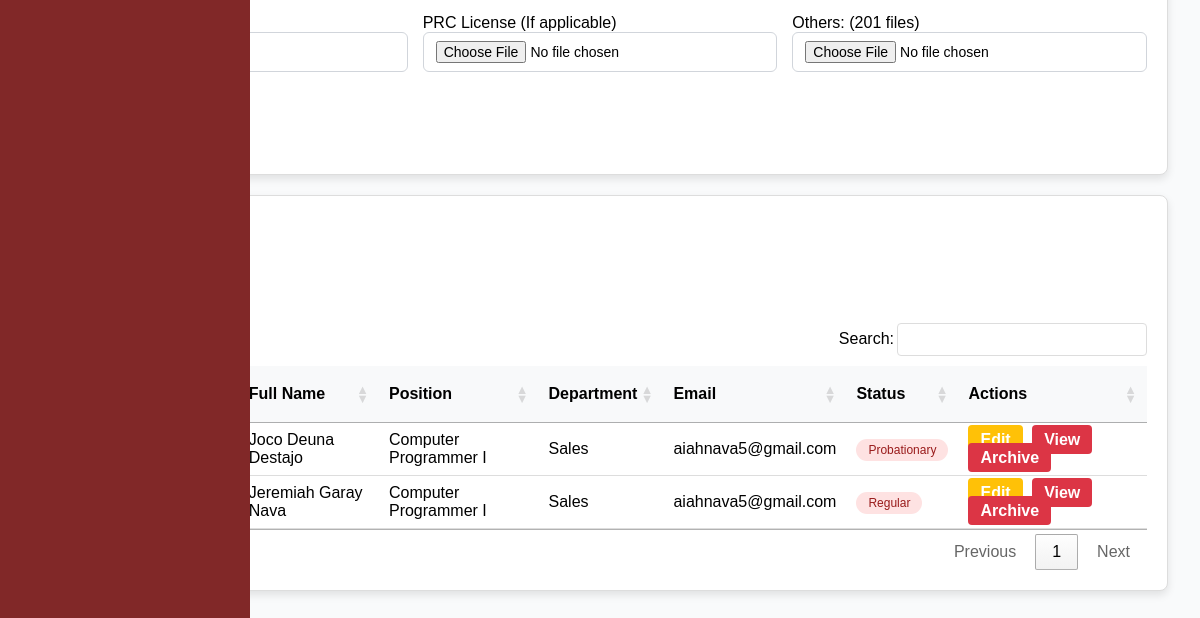
The app's page /admin/employees.php (signed in, lower part), older data.
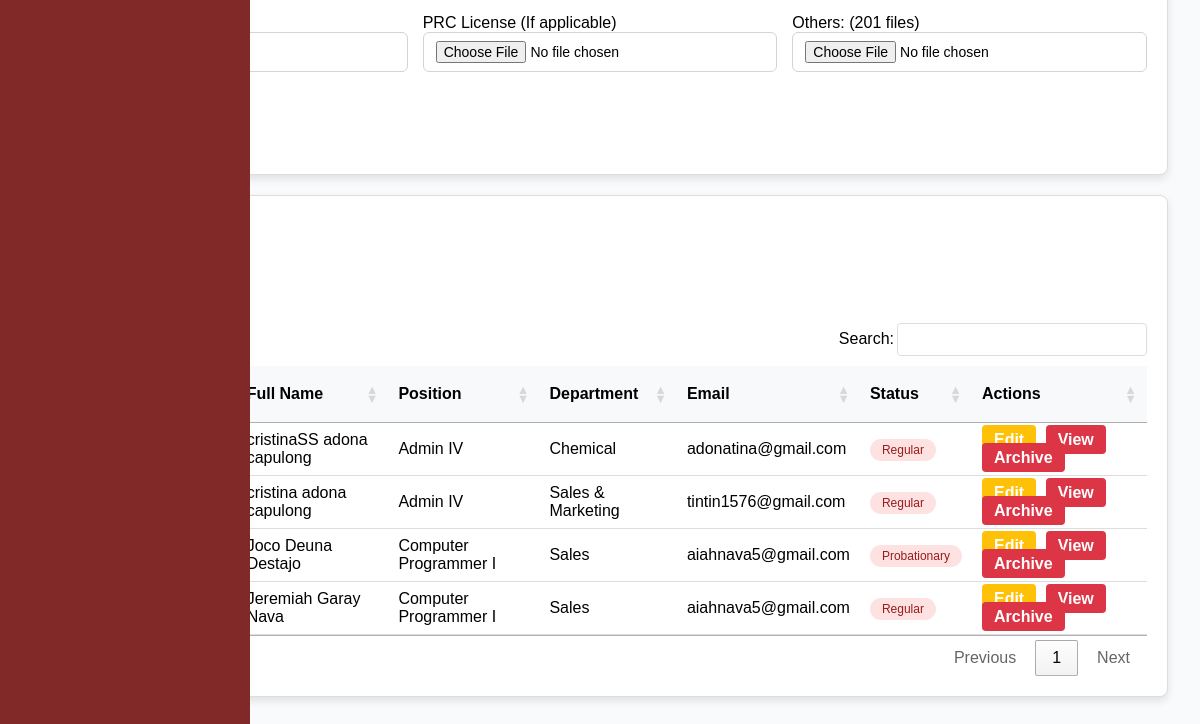
The same page, newer data.
### tables this page shows
CREATE TABLE `employees` (
  `id` int(11) NOT NULL,
  `last_name` varchar(255) NOT NULL,
  `first_name` varchar(255) NOT NULL,
  `middle_name` varchar(255) NOT NULL,
  `suffix` varchar(255) NOT NULL,
  `gender` varchar(32) NOT NULL,
  `email` varchar(100) NOT NULL,
  `position` varchar(255) NOT NULL,
  `hire_date` date NOT NULL,
  `department` varchar(255) NOT NULL,
  `employment_status` varchar(255) NOT NULL,
  `employee_id` int(20) NOT NULL,
  `user_type` int(11) NOT NULL DEFAULT 2 COMMENT '1=admin, 2=staff, 3=super admin',
  `password` varchar(255) NOT NULL,
  `e_status` int(11) NOT NULL DEFAULT 1,
  `date_of_birth` date DEFAULT NULL,
  `age` varchar(32) NOT NULL,
  `contact_number` varchar(20) DEFAULT NULL,
  `perma_address` text DEFAULT NULL,
  `civil_status` varchar(10) DEFAULT NULL,
  `sss_number` varchar(15) DEFAULT NULL,
  `philhealth_number` varchar(15) DEFAULT NULL,
  `pagibig_number` varchar(15) DEFAULT NULL,
  `tin_number` varchar(15) DEFAULT NULL,
  `emergency_contact_name` varchar(50) DEFAULT NULL,
  `emergency_contact_number` varchar(15) DEFAULT NULL,
  `educational_background` enum('Technical-Vocational Program graduate','College graduate','Master''s degree graduate','Doctorate degree graduate') DEFAULT NULL,
  `skills` text DEFAULT NULL,
  `username` varchar(255) NOT NULL,
  `sick_leave` int(11) NOT NULL DEFAULT 0,
  `vacation_leave` int(11) NOT NULL DEFAULT 0,
  `maternity_leave` int(11) NOT NULL DEFAULT 0,
  `paternity_leave` int(11) NOT NULL DEFAULT 0,
  `medical` longblob DEFAULT NULL,
  `tor` longblob DEFAULT NULL,
  `nbi_clearance` longblob DEFAULT NULL,
  `resume` longblob DEFAULT NULL,
  `prc` longblob DEFAULT NULL,
  `others` longblob DEFAULT NULL,
  `is_archived` tinyint(1) DEFAULT 0
);

### admin/employees.php (the view, shortened to what the changed rows need)
<?php
    $conn = mysqli_connect('localhost', 'root', '', 'esetech');
    $sql = "SELECT * FROM employees WHERE is_archived = 0";
    $result = mysqli_query($conn, $sql);
$searchQuery = '';
$sql = "SELECT * FROM employees WHERE is_archived = 0";
if (!empty($searchQuery)) {
    $sql .= " AND (LOWER(last_name) LIKE LOWER(?)
              OR LOWER(first_name) LIKE LOWER(?)
              OR LOWER(middle_name) LIKE LOWER(?)
              OR LOWER(email) LIKE LOWER(?)
              OR LOWER(position) LIKE LOWER(?)
              OR LOWER(department) LIKE LOWER(?)
              OR LOWER(employment_status) LIKE LOWER(?)
              OR LOWER(employee_id) LIKE LOWER(?)
              OR LOWER(date_of_birth) LIKE LOWER(?)
              OR LOWER(contact_number) LIKE LOWER(?)
              OR LOWER(perma_address) LIKE LOWER(?)
              OR LOWER(civil_status) LIKE LOWER(?)
              OR LOWER(sss_number) LIKE LOWER(?)
              OR LOWER(philhealth_number) LIKE LOWER(?)
              OR LOWER(pagibig_number) LIKE LOWER(?)
              OR LOWER(tin_number) LIKE LOWER(?)
              OR LOWER(emergency_contact_name) LIKE LOWER(?)
              OR LOWER(emergency_contact_number) LIKE LOWER(?)
              OR LOWER(educational_background) LIKE LOWER(?)
              OR LOWER(skills) LIKE LOWER(?)
              OR LOWER(username) LIKE LOWER(?))";
    $sql .= " ORDER BY id DESC";
    $stmt = mysqli_prepare($conn, $sql);
    $searchParam = '%' . $searchQuery . '%';
    mysqli_stmt_bind_param($stmt, 'ssssssssssssssssssss',
        $searchParam, $searchParam, $searchParam, $searchParam,
        $searchParam, $searchParam, $searchParam, $searchParam,
        $searchParam, $searchParam, $searchParam, $searchParam,
        $searchParam, $searchParam, $searchParam, $searchParam,
        $searchParam, $searchParam, $searchParam, $searchParam,
        $searchParam
    );
    mysqli_stmt_execute($stmt);
    $result = mysqli_stmt_get_result($stmt);
} else {
    $sql .= " ORDER BY id DESC";
    $result = mysqli_query($conn, $sql);
}
include('header.php');
?>
<link rel="stylesheet" href="https://cdn.datatables.net/1.13.5/css/jquery.dataTables.min.css" />
            <div class="card">
            <div class="card-header">
        <div class="card-body">
        <table id="myTable" class="employee-table">
            <thead>
                <tr>
                    <th>No.</th>
                    <th>Employee ID</th>
                    <th>Full Name</th>
                    <th>Position</th>
                    <th>Department</th>
                    <th>Email</th>
                    <th>Status</th>
                    <th class="actions">Actions</th>
                </tr>
            </thead>
            <tbody>
                <?php
                    $counter = 1;
                    while ($employee = mysqli_fetch_assoc($result)):
                ?>
                    <tr>
                        <td><?php echo $counter++; ?></td>
                        <td class="employee_id_display"><?php echo $employee['employee_id']; ?></td>
                        <td>
                            <?php
                                $full_name = trim($employee['first_name'] . ' ' . $employee['middle_name'] . ' ' . $employee['last_name']);
                                echo $full_name;
                            ?>
                        </td>
                        <td><?php echo $employee['position']; ?></td>
                        <td><?php echo $employee['department']; ?></td>
                        <td><?php echo $employee['email']; ?></td>
                        <td>
                            <span class="<?php echo $employee['employment_status'] === 'Active' ? 'status-active' : 'status-inactive'; ?>">
                                <?php echo $employee['employment_status']; ?>
                            </span>
                        </td>
                        <td class="actions action-buttons">
                            <a href="./edit_employee?id=<?php echo $employee['id']; ?>" class="btn btn-warning">Edit</a>
                            <a href="./view_employee?id=<?php echo $employee['id']; ?>" class="btn btn-danger">View</a>
                            <a href="?delete_id=<?php echo $employee['id']; ?>" class="btn btn-danger" onclick="return confirm('Are you sure you want to Archive this employee?');">Archive</a>
                        </td>
                    </tr>
                <?php endwhile; ?>
            </tbody>
        </table>
    </div>
</div>
</div>
<?php include('footer.php'); ?>

Row changes from the older to the newer data that the page shows:
added employees: full_name "cristinaSS adona capulong", position "Admin IV", department "Chemical", email "adonatina@gmail.com", employment_status "Regular"
added employees: full_name "cristina adona capulong", position "Admin IV", department "Sales & Marketing", email "tintin1576@gmail.com", employment_status "Regular"
